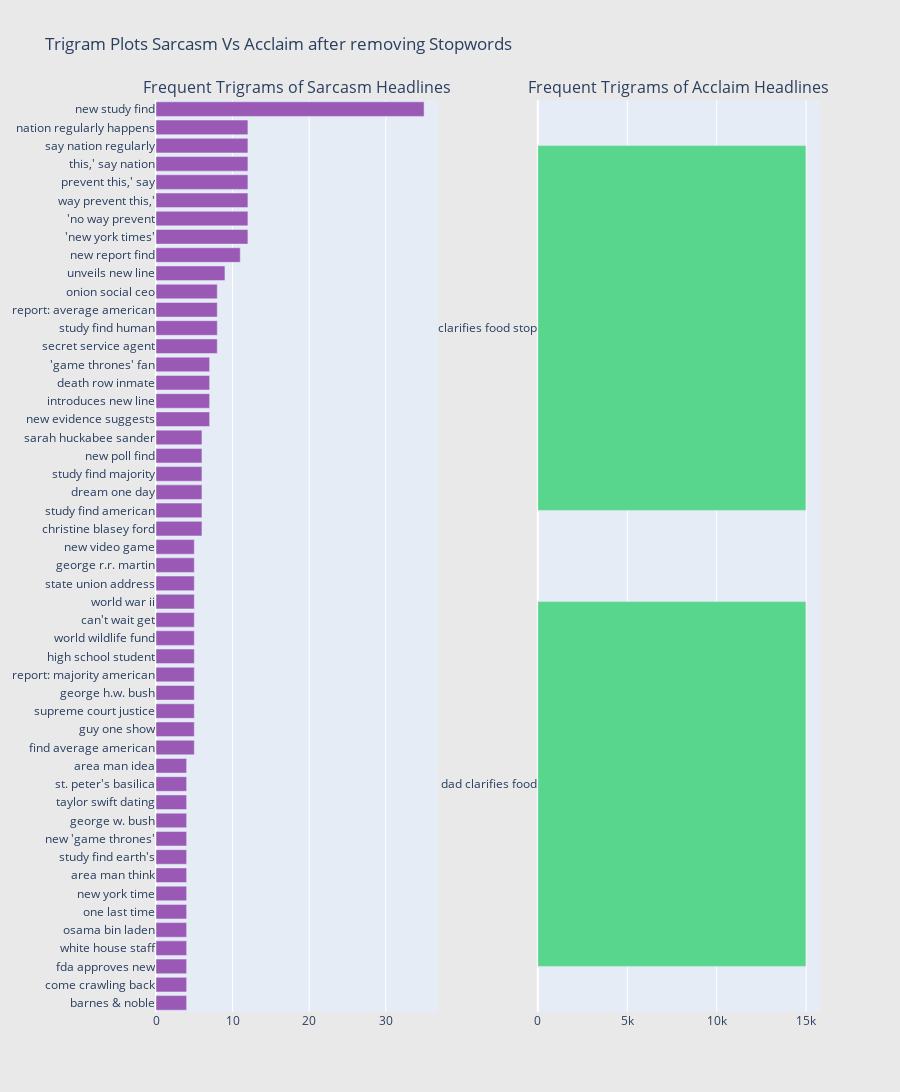

The cell this chart's notebook holds for it:
### Markdown cell above
**Making trigrams of the words and plotting the graph**

### Code cell
#Plotting the Trigram plot
from collections import defaultdict
freq_dict = defaultdict(int)
for sent in sar_wost_lem_df["sarcasm"]:
    for word in generate_ngrams(sent,3):
        freq_dict[word] += 1
fd_sorted = pd.DataFrame(sorted(freq_dict.items(), key=lambda x: x[1])[::-1])
fd_sorted.columns = ["word", "wordcount"]
sar_2 = horizontal_bar_chart(fd_sorted.head(50), '#9B59B6')


freq_dict = defaultdict(int)
for sent in acc_wost_lem_df["acclaim"]:
    for word in generate_ngrams(sent,3):
        freq_dict[word] += 1
fd_sorted = pd.DataFrame(sorted(freq_dict.items(), key=lambda x: x[1])[::-1])
fd_sorted.columns = ["word", "wordcount"]
acc_2 = horizontal_bar_chart(fd_sorted.head(50), '#58D68D')

# Creating two subplots
fig = tools.make_subplots(rows=1, cols=2, vertical_spacing=0.04,horizontal_spacing=0.15,
                          subplot_titles=["Frequent Trigrams of Sarcasm Headlines", 
                                          "Frequent Trigrams of Acclaim Headlines"])
fig.append_trace(sar_2, 1, 1)
fig.append_trace(acc_2, 1, 2)
fig['layout'].update(height=1200, width=900, paper_bgcolor='rgb(233,233,233)', title="Trigram Plots Sarcasm Vs Acclaim after removing Stopwords")
iplot(fig, filename='word-plots')

### Figure 1 — Plotly figure (JSON) as saved in the notebook; plotly's stock layout.template omitted (floating-point values rounded to 4 significant figures)
{"data": [{"marker": {"color": "#9B59B6"}, "orientation": "h", "showlegend": false, "type": "bar", "x": [4, 4, 4, 4, 4, 4, 4, 4, 4, 4, 4, 4, 4, 4, 5, 5, 5, 5, 5, 5, 5, 5, 5, 5, 5, 5, 6, 6, 6, 6, 6, 6, 7, 7, 7, 7, 8, 8, 8, 8, 9, 11, 12, 12, 12, 12, 12, 12, 12, 35], "xaxis": "x", "y": ["barnes & noble", "come crawling back", "fda approves new", "white house staff", "osama bin laden", "one last time", "new york time", "area man think", "study find earth's", "new 'game thrones'", "george w. bush", "taylor swift dating", "st. peter's basilica", "area man idea", "find average american", "guy one show", "supreme court justice", "george h.w. bush", "report: majority american", "high school student", "world wildlife fund", "can't wait get", "world war ii", "state union address", "george r.r. martin", "new video game", "christine blasey ford", "study find american", "dream one day", "study find majority", "new poll find", "sarah huckabee sander", "new evidence suggests", "introduces new line", "death row inmate", "'game thrones' fan", "secret service agent", "study find human", "report: average american", "onion social ceo", "unveils new line", "new report find", "'new york times'", "'no way prevent", "way prevent this,'", "prevent this,' say", "this,' say nation", "say nation regularly", "nation regularly happens", "new study find"], "yaxis": "y"}, {"marker": {"color": "#58D68D"}, "orientation": "h", "showlegend": false, "type": "bar", "x": [14985, 14985], "xaxis": "x2", "y": ["dad clarifies food", "clarifies food stop"], "yaxis": "y2"}], "layout": {"annotations": [{"font": {"size": 16}, "showarrow": false, "text": "Frequent Trigrams of Sarcasm Headlines", "x": 0.2125, "xanchor": "center", "xref": "paper", "y": 1, "yanchor": "bottom", "yref": "paper"}, {"font": {"size": 16}, "showarrow": false, "text": "Frequent Trigrams of Acclaim Headlines", "x": 0.7875, "xanchor": "center", "xref": "paper", "y": 1, "yanchor": "bottom", "yref": "paper"}], "height": 1200, "paper_bgcolor": "rgb(233,233,233)", "title": {"text": "Trigram Plots Sarcasm Vs Acclaim after removing Stopwords"}, "width": 900, "xaxis": {"anchor": "y", "domain": [0, 0.425]}, "xaxis2": {"anchor": "y2", "domain": [0.575, 1]}, "yaxis": {"anchor": "x", "domain": [0, 1]}, "yaxis2": {"anchor": "x2", "domain": [0, 1]}}}
